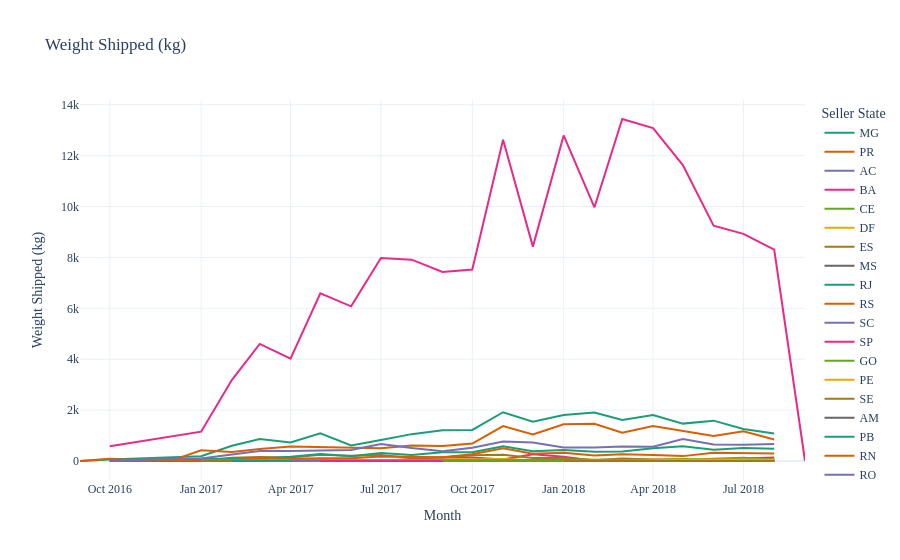
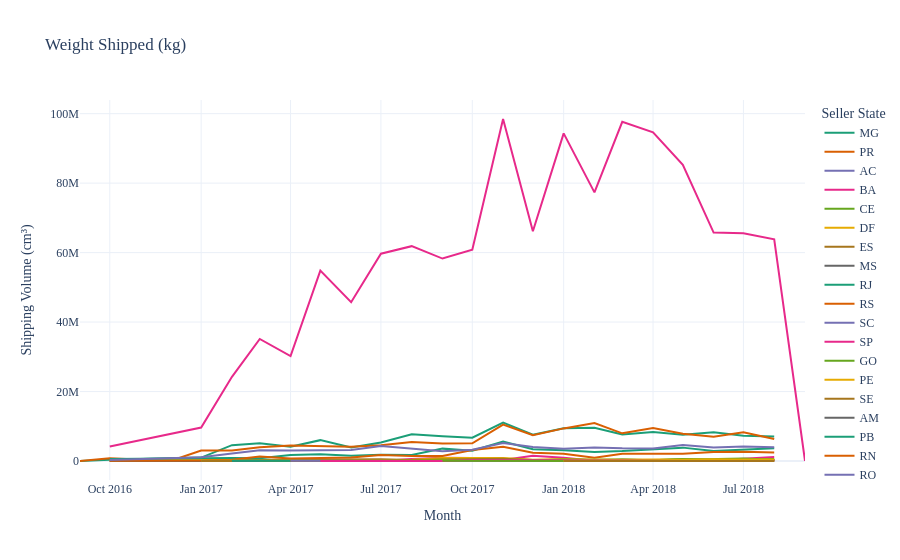

Notebook code cell kept with these figures, in order:
### Code cell
fig1 = px.line(shipping, x = "mon", y = "product_weight_kg", color="seller_state",
                title = "Weight Shipped (kg)",
                labels={"mon": "Month", "product_weight_kg": "Weight Shipped (kg)", "seller_state": "Seller State"},
                color_discrete_sequence=px.colors.qualitative.Dark2)
fig2 = px.line(shipping, x = "mon", y = "volume", color="seller_state",
                title = "Weight Shipped (kg)",
                labels={"mon": "Month", "volume": "Shipping Volume (cm\u00b3)", "seller_state": "Seller State"},
                color_discrete_sequence=px.colors.qualitative.Dark2)


fig1.update_layout(font_family="Roboto Mono", template="plotly_white")
fig2.update_layout(font_family="Roboto Mono", template="plotly_white")

fig1.show()
fig2.show()
